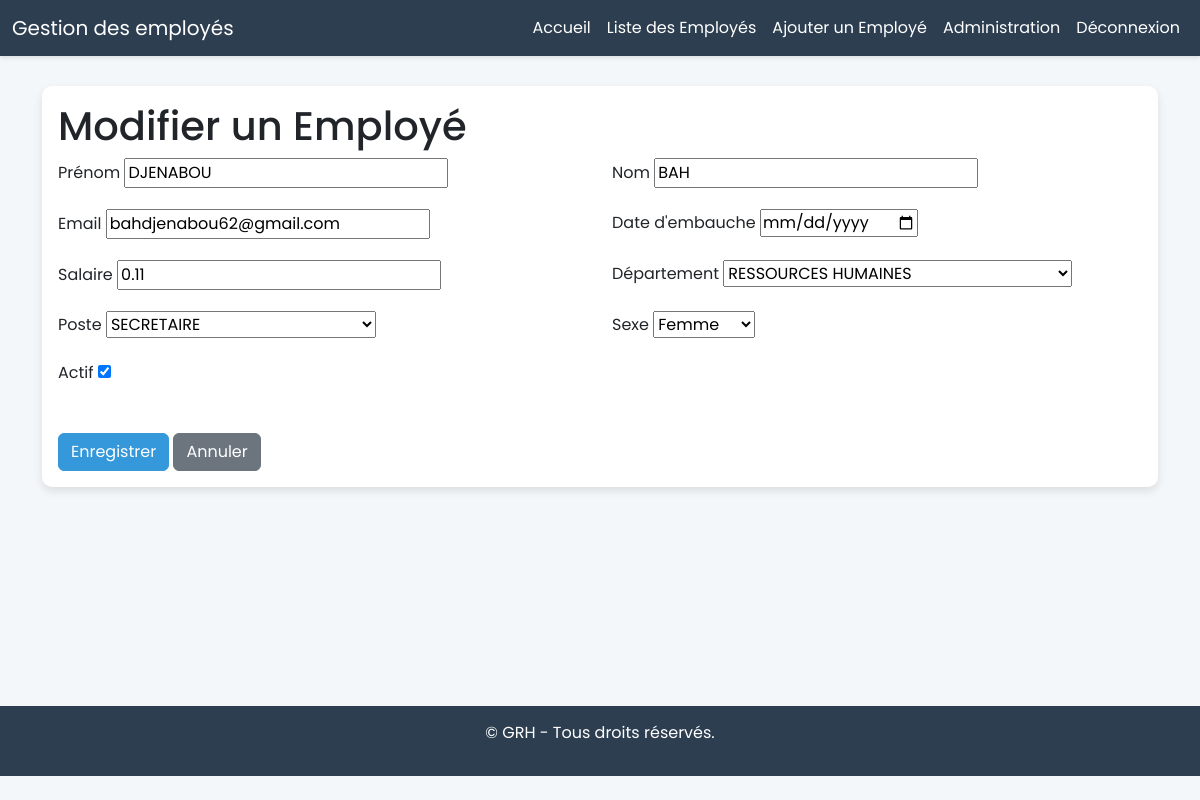
Page /employees/employee/4/edit/ (signed in) on the committed database.
### Employes/models.py (models this page shows, shortened)
class Employee(models.Model):
       SEXE_CHOICES = [
           ('H', 'Homme'),
           ('F', 'Femme'),
           ('A', 'Autre'),
       ]
       prenom = models.CharField(max_length=50, verbose_name="Prénom")
       nom = models.CharField(max_length=50, verbose_name="Nom")
       email = models.EmailField(unique=True, verbose_name="Email")
       date_embauche = models.DateField(verbose_name="Date d'embauche")
       salaire = models.DecimalField(max_digits=10, decimal_places=2, verbose_name="Salaire")
       departement = models.ForeignKey(Department, on_delete=models.CASCADE, related_name='employes', verbose_name="Département")
       poste = models.ForeignKey(Poste, on_delete=models.CASCADE, related_name='employes', verbose_name="Poste")
       sexe = models.CharField(max_length=1, choices=SEXE_CHOICES, verbose_name="Sexe")
       est_actif = models.BooleanField(default=True, verbose_name="Actif")

### Employes/views.py (the view)
# urls.py: path('employee/<int:pk>/edit/', views.employee_update, name='employee_update'),
@login_required
def employee_update(request, pk):
    Employe = get_object_or_404(Employee, pk=pk)
    if request.method == 'POST':
        form = EmployeeForm(request.POST, instance=Employe)
        if form.is_valid():
            form.save()
            return redirect('Employes:employee_list')
    else:
        form = EmployeeForm(instance=Employe)
    return render(request, 'Employes/employes_form.html', {'form': form})

### Employes/forms.py
class EmployeeForm(forms.ModelForm):
    class Meta:
        model = Employee
        fields = ['prenom', 'nom', 'email', 'date_embauche', 'salaire', 'departement', 'poste', 'sexe', 'est_actif']
        widgets = {
            'date_embauche': forms.DateInput(attrs={'type': 'date'}),
            'sexe': forms.Select(),
            'departement': forms.Select(),
            'poste': forms.Select(),
        }

### Employes/models.py (called while the page is built)
       def __str__(self):
           return self.nom

       def __str__(self):
           return self.nom

### Employes/templates/Employes/employes_form.html (shortened to what this page needs)
{% extends 'Employes/base.html' %}
{% block content %}
<div class="container">
    <div class="card">
        <div class="card-body">
            <h1 class="card-title">{% if form.instance.pk %}Modifier{% else %}Ajouter{% endif %} un Employé</h1>
            <form method="post">
                <div class="row">
                    {% for field in form %}
                    <div class="col-md-6 mb-3">
                        <label class="form-label" for="{{ field.id_for_label }}">{{ field.label }}</label>
                        {{ field }}
                    </div>
                    {% endfor %}
                </div>
                <div class="mt-4">
                    <button type="submit" class="btn btn-primary">Enregistrer</button>
                    <a href="{% url 'Employes:employee_list' %}" class="btn btn-secondary">Annuler</a>
                </div>
            </form>
        </div>
    </div>
</div>
{% endblock %}

### Employes/templates/Employes/base.html (style rules this page uses)
body { font-family: 'Poppins', sans-serif; background-color: #f4f7fa; }
.card { border: none; box-shadow: 0 4px 8px rgba(0, 0, 0, 0.1); border-radius: 10px; }
.btn-primary { background-color: #3498db; border-color: #3498db; }

### rows in the picture
Employee: form "DJENABOU" "BAH" "bahdjenabou62@gmail.com" "0.11" "RESSOURCES HUMAINES" "SECRETAIRE" "Femme" "☑"

### other values in the picture
{{ field.label }} "Prénom" "Nom" "Email" "Date d'embauche" "Salaire" "Département" "Poste" "Sexe" "Actif"
